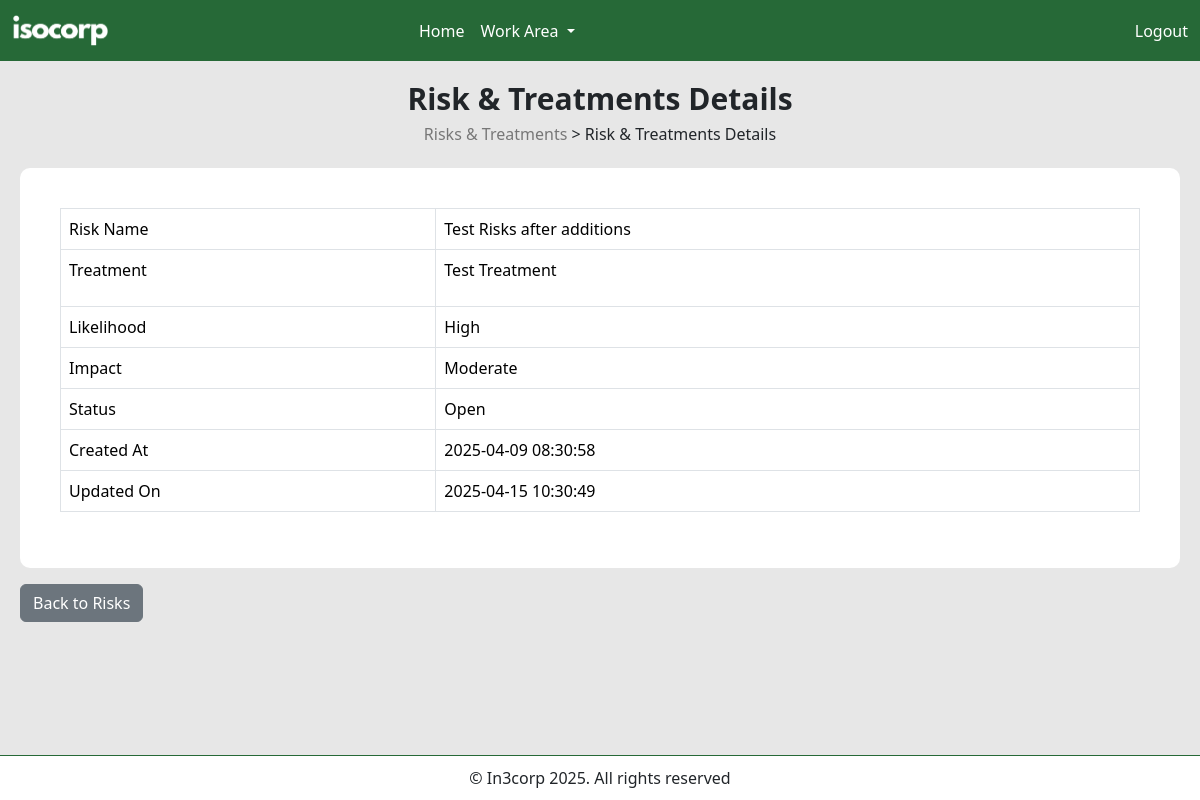
The app's page /risks-details.php?id=19 with its own data.
### tables this page shows
CREATE TABLE `risks` (
  `risks_id` int(11) NOT NULL,
  `risks_name` varchar(255) NOT NULL,
  `risks_description` blob,
  `risks_likelihood` varchar(50) DEFAULT NULL,
  `risks_impact` varchar(50) DEFAULT NULL,
  `risks_status` varchar(50) DEFAULT NULL,
  `risks_created_at` timestamp NULL DEFAULT CURRENT_TIMESTAMP,
  `risks_created_by` varchar(50) DEFAULT NULL,
  `risks_action` varchar(100) DEFAULT NULL,
  `risks_review_date` varchar(100) DEFAULT NULL,
  `risks_assigned_to` varchar(100) DEFAULT NULL,
  `risks_updated_at` timestamp NULL DEFAULT CURRENT_TIMESTAMP ON UPDATE CURRENT_TIMESTAMP
);

### risks-details.php (the view, shortened to what this page needs)
<?php
include 'includes/header.php';
include 'includes/navbar.php';
include 'includes/connection.php';
$risk_id = intval($_GET['id']);
$query = $connection->prepare("SELECT * FROM risks WHERE risks_id = ?");
$query->bind_param("i", $risk_id);
$query->execute();
$result = $query->get_result();
$risk = $result->fetch_assoc();
?>
<div class="dashboard-container">
    <div class="screen-name-container mb-3">
    <h1>Risk & Treatments Details</h1>
    <h2><a href="risks-treatments.php">Risks & Treatments</a> > Risk & Treatments Details</h2>
    </div>
    <div class="table-responsive table-container">
        <table class="table table-bordered">
            <tr>
                <th>Risk Name</th>
                <td><?= htmlspecialchars($risk['risks_name']) ?></td>
            </tr>
            <tr>
                <th>Treatment</th>
                <td><?= $risk['risks_description'] ?></td>
            </tr>
            <tr>
                <th>Likelihood</th>
                <td><?= $risk['risks_likelihood'] ?></td>
            </tr>
            <tr>
                <th>Impact</th>
                <td><?= $risk['risks_impact'] ?></td>
            </tr>
            <tr>
                <th>Status</th>
                <td><?= $risk['risks_status'] ?></td>
            </tr>
            <tr>
                <th>Created At</th>
                <td><?= $risk['risks_created_at'] ?></td>
            </tr>
            <tr>
                <th>Updated On</th>
                <td><?= $risk['risks_updated_at'] ?></td>
            </tr>
        </table>
    </div>
    <a href="risks-treatments.php" class="btn btn-secondary mt-3 mb-5">Back to Risks</a>
</div>
<?php include 'includes/footer.php'; ?>

### assets/styles.css (style rules this page uses)
body { background-color: #e7e7e7; }
.dashboard-container { padding: 20px; }
.screen-name-container { width: 100%; display: flex; justify-content: center; align-items: center; flex-direction: column; }
.screen-name-container h1 { font-size: 30px; font-weight: 700; }
.screen-name-container h2 { font-size: 16px; }
.screen-name-container a { font-size: 16px; text-decoration: none; color: #777; }
.clause-content td, th { font-size: 16px !important; font-weight: 500 !important; margin: 0; margin-bottom: 10px; }
.table-container { background-color: #fff; padding: 40px; border-radius: 10px; }

### records on screen
risks: risks_name "Test Risks after additions", risks_description "Test Treatment", risks_likelihood "High", risks_impact "Moderate", risks_status "Open", risks_created_at "2025-04-09 08:30:58", risks_updated_at "2025-04-15 10:30:49"
